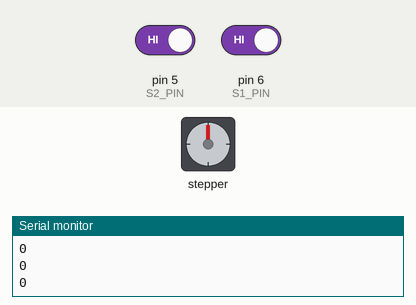
Recording of a sketch running on a simulated Arduino Uno, built with avr-gcc and run on an emulated ATmega328P. On the bench: stepper motor, the last lines printed to the serial monitor. Wiring (inferred from the names in the program): stepper motor driver (200 steps per turn assumed): step pin 4; direction pin 3. Inputs (shaded band) come from the test bench; at power-on: pin 6 (S1_PIN) HIGH, pin 5 (S2_PIN) HIGH.

Above: at 15.8 s.
15.9 s: pin 6 (S1_PIN) driven LOW
28.9 s: pin 6 (S1_PIN) driven HIGH
At 34.8 s:
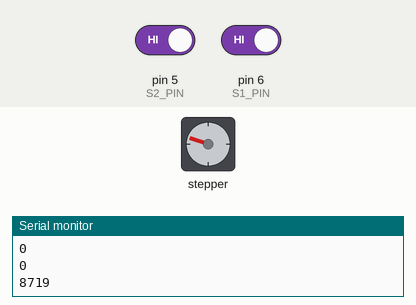
36.4 s: pin 6 (S1_PIN) driven LOW
49.4 s: pin 6 (S1_PIN) driven HIGH
At 55.4 s:
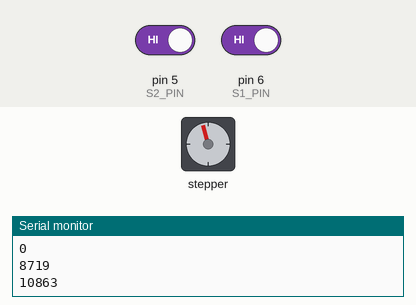
56.9 s: pin 5 (S2_PIN) driven LOW and pin 6 (S1_PIN) driven LOW
69.9 s: pin 5 (S2_PIN) driven HIGH
Timing chart, 0 to 111.4 s (numbered marks = the images above; inputs shaded):
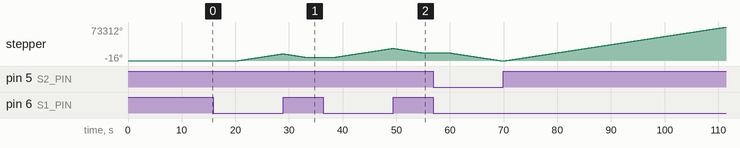

Measured:
- after the input at 15.9 s, stepper: keeps turning clockwise at about 1763°/s, starting after 4.1 s
- after the input at 36.4 s, stepper: keeps turning clockwise at about 1763°/s, starting after 1.9 s
- after the input at 56.9 s, stepper: keeps turning counter-clockwise at about 1764°/s, starting after 3.0 s

The sketch:

control1_fishboat.ino
```cpp
// Define pin connections
#define S1_PIN 6
#define S2_PIN 5
#define DIR_PIN 3   // Direction pin
#define STEP_PIN 4  // Pulse pin

int s1 =0;
int s2 =0;
int count = 0;
int range =0;

void setup() {
  Serial.begin(9600);
  pinMode(S1_PIN, INPUT);
  pinMode(S2_PIN, INPUT);
  pinMode(DIR_PIN, OUTPUT);
  pinMode(STEP_PIN, OUTPUT);


}

int check_limits()
{

  count =0;
  while (s1 != 1 && s2 != 1)
  {
   // Rotate clockwise
  digitalWrite(DIR_PIN, LOW); // Set direction
  digitalWrite(STEP_PIN, HIGH);
  delayMicroseconds(500); // Adjust speed
  digitalWrite(STEP_PIN, LOW);
  delayMicroseconds(500);
  s1 = digitalRead(S1_PIN);
  s2 = digitalRead(S2_PIN);
  }
  while (s1!=1)
  {
    // Rotate anti-clockwise
  digitalWrite(DIR_PIN, HIGH); // Set direction
  digitalWrite(STEP_PIN, HIGH);
  delayMicroseconds(500); // Adjust speed
  digitalWrite(STEP_PIN, LOW);
  delayMicroseconds(500);
  s1 = digitalRead(S1_PIN);
  s2 = digitalRead(S2_PIN);
  count = count + 1;
  }
  return count;

}


void loop() {
  delay(5000);

  s1 = digitalRead(S1_PIN);
  s2 = digitalRead(S2_PIN);
  range = check_limits();
  for (int i = 0; i < range/2; i++)
  {
   // Rotate clockwise
  digitalWrite(DIR_PIN, LOW); // Set direction
  digitalWrite(STEP_PIN, HIGH);
  delayMicroseconds(500); // Adjust speed
  digitalWrite(STEP_PIN, LOW);
  delayMicroseconds(500);
  }
  Serial.println(range);

  // Serial.print("S1 = ");
  // Serial.println(s1);
  // Serial.print("S2 = ");
  // Serial.println(s2);
  // delay(1000);

}
```
